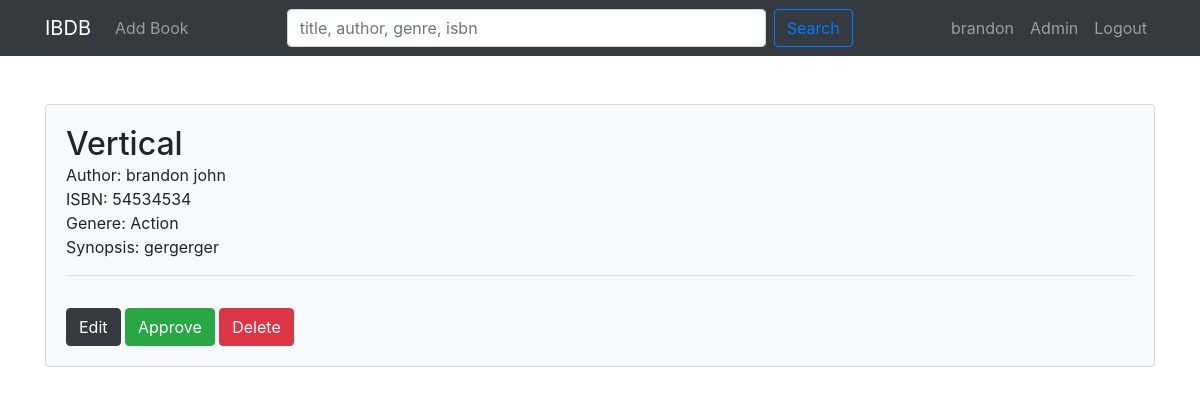
Page /books/viewBook/388 (signed in) on the committed database.
### tables this page shows
CREATE TABLE `book` (
  `book_id` int(11) NOT NULL,
  `user_id` int(11) NOT NULL,
  `title` varchar(255) NOT NULL,
  `isbn` int(11) NOT NULL,
  `genre` varchar(255) NOT NULL,
  `synopsis` text NOT NULL,
  `is_published` tinyint(4) NOT NULL,
  `created_at` datetime NOT NULL DEFAULT current_timestamp()
);

### app/libraries/Core.php (called while the page is built, shortened)
<?php
    class Core {
        protected $currentMethod = 'index';
        public function __construct(){
            $url = $this->getUrl();
            if(isset($url[0]) && file_exists('../app/controllers/' . ucwords($url[0]) . '.php')){
                unset($url[0]);
            }
            $this->currentController = new $this->currentController;
            if(isset($url[1])){
                if(method_exists($this->currentController, $url[1])){
                    $this->currentMethod = $url[1];
                    unset($url[1]);
                }
            }
            $this->params = $url ? array_values($url) : [];
            call_user_func_array([$this->currentController, $this->currentMethod], $this->params);
        }
        public function getURL(){
            if(isset($_GET['url'])){
                $url = rtrim($_GET['url'], '/');
                $url = filter_var($url, FILTER_SANITIZE_URL);
                $url = explode('/', $url);
                return $url;
            }
        }
    }

### public/index.php (called while the page is built, shortened)
<?php
    $init = new Core;

### app/libraries/Database.php (called while the page is built, shortened)
<?php
    class Database {
        private $host = DB_HOST;
        private $user = DB_USER;
        private $pass = DB_PASS;
        private $dbname = DB_NAME;
        private $dbh;
        private $stmt;
        public function __construct(){
            $dsn = 'mysql:host=' . $this->host . ';dbname=' . $this->dbname;
            $options = array(
                PDO::ATTR_PERSISTENT => true,
                PDO::ATTR_ERRMODE => PDO::ERRMODE_EXCEPTION
            );
            try{
                $this->dbh = new PDO($dsn, $this->user, $this->pass, $options);
            } catch(PDOException $e){
                $this->error = $e->getMessage();
                echo $this->error;
            }
        }
        public function query($sql){
            $this->stmt = $this->dbh->prepare($sql);
        }
        public function bind($param, $value, $type = null){
            if(is_null($type)){
                switch(true){
                    case is_int($value):
                        $type = PDO::PARAM_INT;
                        break;
                    default:
                        $type = PDO::PARAM_STR;
                }
            }
        $this->stmt->bindValue($param, $value, $type);
        }
        public function execute(){
            return $this->stmt->execute();
        }
        public function resultSet(){
            $this->execute();
            return $this->stmt->fetchAll(PDO::FETCH_OBJ);
        }
        public function single(){
            $this->execute();
            return $this->stmt->fetch(PDO::FETCH_OBJ);
        }
    }

### app/models/Book.php (called while the page is built, shortened)
<?php
    class Book {
        private $db;
        public function __construct(){
            $this->db = new Database;
        }
        public function getAuthors(){
          $this->db->query('SELECT
                            CONCAT(author.fname, " ", author.lname) AS author,
                            fname,
                            lname,
                            book.book_id AS book_id
                            FROM book
                            INNER JOIN book_author
                            ON book.book_id = book_author.book_id
                            INNER JOIN author
                            ON book_author.author_id = author.author_id
                            ORDER BY author.lname
                          ');
          $results = $this->db->resultSet();
          return $results;
        }
        public function getBookById($id){
          $this->db->query('SELECT *
                            FROM book WHERE book_id = :id
          ');
          $this->db->bind(':id', $id);
          $row = $this->db->single();
          return $row;
        }
        public function getReviews($id){
          $this->db->query('SELECT *,
                            book.book_id as bookId,
                            user.user_id as userId,
                            review.review_id as reviewId,
                            book.title as bookTitle,
                            book.created_at as bookCreated,
                            review.created_at as reviewCreated,
                            review.is_published as reviewIsPublished
                            FROM review
                            LEFT JOIN book
                            ON review.book_id = book.book_id
                            LEFT JOIN user
                            ON review.user_id = user.user_id
                            WHERE review.is_published = 1
                            AND book.book_id = :id
                            GROUP BY review.review_id
                            ORDER BY review.created_at DESC
          ');
          $this->db->bind(':id', $id);
          $results = $this->db->resultSet();
          return $results;
        }
        public function getLikes(){
            $this->db->query('SELECT
                            review.review_id,
                            like_dislike.action AS action,
                            like_dislike.user_id AS likerId
                            FROM book
                            LEFT JOIN review
                            ON book.book_id = review.book_id
                            LEFT JOIN like_dislike
                            ON review.review_id = like_dislike.review_id
          ');
          $results = $this->db->resultSet();
          return $results;
        }
        public function getDislikes(){
          $this->db->query('SELECT
                            review.review_id,
                            like_dislike.action AS action,
                            like_dislike.user_id AS dislikerId
                            FROM book
                            LEFT JOIN review
                            ON book.book_id = review.book_id
                            LEFT JOIN like_dislike
                            ON review.review_id = like_dislike.review_id
                            -- WHERE book.book_id = :book_id
          ');
          $results = $this->db->resultSet();
          return $results;
        }
        public function getBookRating($id){
          $this->db->query('SELECT book.book_id, AVG(book_rating.rating) AS rating
                            FROM book
                            LEFT JOIN book_rating
                            ON book.book_id = book_rating.book_id
                            WHERE book.book_id = :book_id
          ');
          $this->db->bind(':book_id', $id);
          $results = $this->db->resultSet();
          return $results;
        }
  }

### app/helpers/session_helper.php (called while the page is built, shortened)
<?php
    function isAdmin(){
      if(isset($_SESSION['role']) && $_SESSION['role'] == 'admin'){
          return true;
      } else {
          return false;
      }
    }

### app/views/books/viewBook.php (the view, shortened to what this page needs)
<?php require APPROOT . '/views/inc/header.php' ?>
<div class="card card-body bg-light mt-5">
    <?php if($data['book']->is_published == true): ?>
    <div class="d-inline">
        <form action="<?php echo URLROOT; ?>/books/rateBook/<?php echo $data['book']->book_id; ?>" method="post">
            <h2 class="d-inline"><?php echo $data['book']->title; ?></h2>
            <div class="d-inline">
                <?php
                    foreach($data['book_rating'] as $r):
                            $actualRating = round($r->rating);
                            $count = 0;
                        foreach(range(1, 5) as $rating):
                            $count++;
                ?>
                            <button name="rating" type="submit" value="<?php
                            echo $rating;
                            ?>" class="btn btn-link p-0 <?php
                                if($count > $actualRating){
                                    echo 'text-secondary';
                                }
                            ?>"><i class="fa fa-star" data-index="<?php echo $rating; ?>"></i></button>
                <?php
                        endforeach;
                    endforeach;
                ?>
            </div>
        </form>
    <?php else: ?>
    <div class="d-inline">
        <h2 class="d-inline"><?php echo $data['book']->title; ?></h2>
    </div>
    <?php endif; ?>
        Author:
        <?php
            $authors = [];
            foreach($data['authors'] as $author){
                if($data['book']->book_id == $author->book_id){
                    $authors[] = $author->author;
                }
            }
            echo implode(", ", $authors);
        ?>
        <br>ISBN: <?php echo $data['book']->isbn; ?>
        <br>Genere: <?php echo $data['book']->genre; ?>
        <br>Synopsis: <?php echo $data['book']->synopsis; ?>
        <?php if(isAdmin() && $data['book']->is_published == false): ?>
        <hr>
        <div class="mt-3">
            <a href="<?php echo URLROOT; ?>/books/editBook/<?php echo $data['book']->book_id; ?>" class="btn btn-dark">Edit</a>
            <form  class="d-inline" action="<?php echo URLROOT; ?>/books/approveBook/<?php echo $data['book']->book_id; ?>" method="post">
                <input type="submit" value="Approve" class="btn btn-success">
            </form>
            <form  class="d-inline" action="<?php echo URLROOT; ?>/books/deleteBook/<?php echo $data['book']->book_id; ?>" method="post">
                <input type="submit" value="Delete" class="btn btn-danger">
            </form>
        </div>
    <?php endif; ?>
</div>
<?php require APPROOT . '/views/inc/footer.php' ?>

### public/css/style.css (style rules this page uses)
body { background: #ffffff; }

### rows in the picture
book: title "Vertical", isbn "54534534", genre "Action", synopsis "gergerger"

### other values in the picture
SITENAME "IBDB"
$_SESSION['user_name'] "brandon"
implode(", ", $authors) "brandon john"
